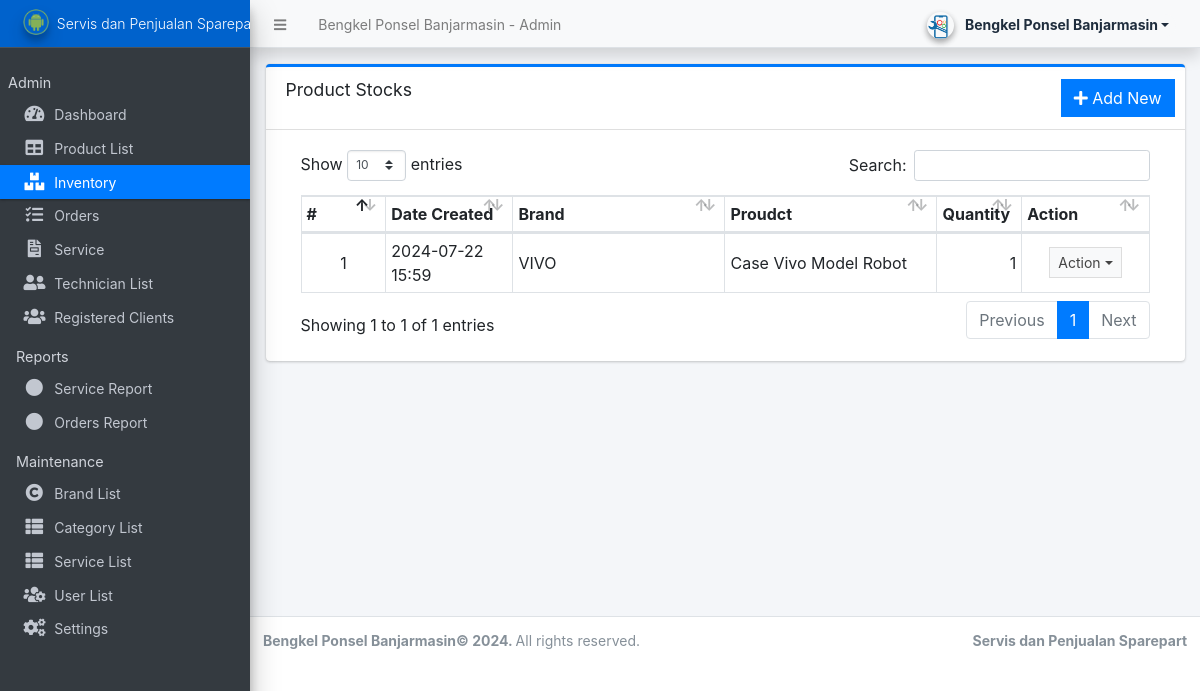
Screenshot of /admin/?page=inventory (signed in) with the database file from the repository.
### tables this page shows
CREATE TABLE `product_list` (
  `id` int(30) NOT NULL,
  `brand_id` int(30) NOT NULL,
  `category_id` int(30) NOT NULL,
  `name` text NOT NULL,
  `models` text NOT NULL,
  `description` text NOT NULL,
  `price` float NOT NULL DEFAULT 0,
  `status` tinyint(1) NOT NULL DEFAULT 1,
  `image_path` text NOT NULL,
  `delete_flag` tinyint(1) NOT NULL DEFAULT 0,
  `date_created` datetime NOT NULL DEFAULT current_timestamp(),
  `date_updated` datetime DEFAULT NULL ON UPDATE current_timestamp()
);

CREATE TABLE `brand_list` (
  `id` int(30) NOT NULL,
  `name` text NOT NULL,
  `image_path` text NOT NULL,
  `delete_flag` tinyint(1) NOT NULL DEFAULT 0,
  `status` tinyint(1) NOT NULL DEFAULT 1,
  `date_created` datetime NOT NULL DEFAULT current_timestamp(),
  `date_updated` datetime DEFAULT NULL ON UPDATE current_timestamp()
);

### admin/inventory/index.php (the view, shortened to what this page needs)
<div class="card card-outline card-primary">
	<div class="card-header">
		<h3 class="card-title">Product Stocks</h3>
		<div class="card-tools">
			<a href="javascript:void(0)" id="add_new" class="btn btn-flat btn-primary"><span class="fas fa-plus"></span>  Add New</a>
		</div>
	</div>
	<div class="card-body">
		<div class="container-fluid">
        <div class="container-fluid">
			<table class="table table-bordered table-stripped">
				<colgroup>
					<col width="10%">
					<col width="15%">
					<col width="25%">
					<col width="25%">
					<col width="10%">
					<col width="15%">
				</colgroup>
				<thead>
					<tr>
						<th>#</th>
						<th>Date Created</th>
						<th>Brand</th>
						<th>Proudct</th>
						<th>Quantity</th>
						<th>Action</th>
					</tr>
				</thead>
				<tbody>
					<?php
					$i = 1;
						$qry = $conn->query("SELECT p.*,b.name as brand from `product_list` p inner join brand_list b on p.brand_id = b.id where p.delete_flag = 0 order by (p.`name`) asc ");
						while($row = $qry->fetch_assoc()):
							$row['stocks'] = $conn->query("SELECT SUM(quantity) FROM stock_list where product_id = '{$row['id']}'")->fetch_array()[0];
							$row['out'] = $conn->query("SELECT SUM(quantity) FROM order_items where product_id = '{$row['id']}' and order_id in (SELECT id FROM order_list where `status` != 5) ")->fetch_array()[0];
							$row['stocks'] = $row['stocks'] > 0 ? $row['stocks'] : 0;
        					$row['out'] = $row['out'] > 0 ? $row['out'] : 0;
							$row['available'] = $row['stocks'] -$row['out'];
					?>
						<tr>
							<td class="text-center"><?php echo $i++; ?></td>
							<td><?php echo date("Y-m-d H:i",strtotime($row['date_created'])) ?></td>
							<td><?php echo ucwords($row['brand']) ?></td>
							<td><?php echo ucwords($row['name']) ?></td>
							<td class="text-right"><?= number_format($row['available']) ?></td>
							<td align="center">
								 <button type="button" class="btn btn-flat btn-default btn-sm dropdown-toggle dropdown-icon" data-toggle="dropdown">
				                  		Action
				                  </button>
							</td>
						</tr>
					<?php endwhile; ?>
				</tbody>
			</table>
		</div>
		</div>
	</div>
</div>

### rows the page displays
product_list: date_created "2024-07-22 15:59", brand.name "VIVO", name "Case Vivo Model Robot", status "1"

### other values shown
$_settings->info('name') "Bengkel Ponsel Banjarmasin"
$_settings->userdata('firstname').' '.$_settings->userdata('lastname') "Bengkel Ponsel Banjarmasin"
$_settings->info('short_name') "Servis dan Penjualan…"
$_settings->info('short_name') "Servis dan Penjualan Sparepart"
